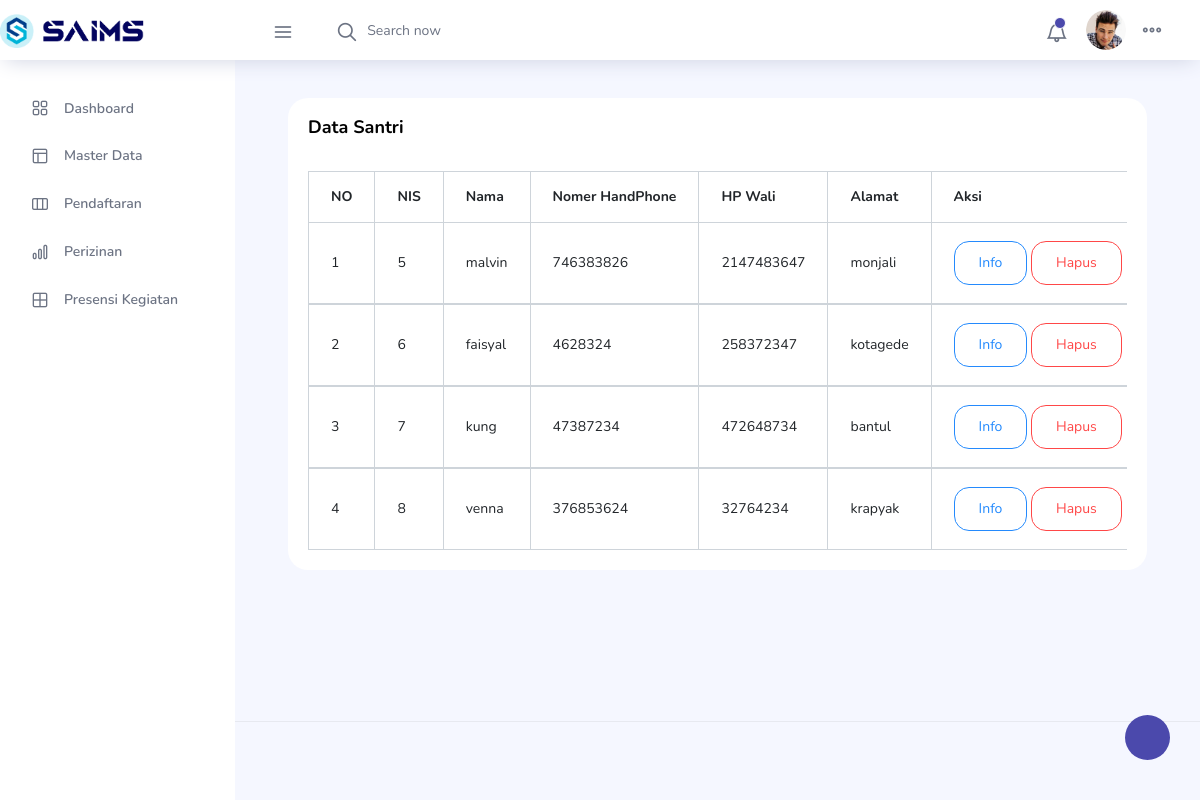
/pages/santri.php, run on the app's committed database.
### tables this page shows
CREATE TABLE `santri` (
  `NIS` int(10) NOT NULL,
  `id_pendaftaran` int(10) NOT NULL,
  `krs` varchar(100) DEFAULT NULL,
  `bukti_pembayaran` varchar(100) DEFAULT NULL
);

CREATE TABLE `pendaftaran` (
  `id_pendaftaran` int(10) NOT NULL,
  `nama` varchar(100) NOT NULL,
  `alamat` text NOT NULL,
  `tgl_lahir` date NOT NULL,
  `jk` enum('L','P') NOT NULL,
  `no_hp_santri` int(15) NOT NULL,
  `no_hp_wali` int(15) NOT NULL,
  `email` varchar(30) NOT NULL,
  `status_seleksi` varchar(20) NOT NULL,
  `status` varchar(20) NOT NULL
);

### pages/santri.php (the view)
<?php
include '../koneksi/koneksi.php';
include 'header.php';
?>
<div class="main-panel">
    <div class="content-wrapper">
        <div class=""row>
    <div class="col-lg-12 grid-margin stretch-card">
                <div class="card">
                    <div class="card-body">
                    <h4 class="card-title">Data Santri</h4>
                    <div class="table-responsive pt-3">
                        <table class="table table-bordered">
                        <thead>
                            <tr>
                                <th>NO</th>
                                <th>NIS</th>
                                <th>Nama</th>
                                <th>Nomer HandPhone</th>
                                <th>HP Wali</th>
                                <th>Alamat</th>
                                <th>Aksi</th>
                            </tr>
                        </thead>
<?php
$no=1;
$a="SELECT p.id_pendaftaran, p.nama,p.alamat, p.tgl_lahir, p.no_hp_santri, p.no_hp_wali, p.email, s.NIS FROM pendaftaran p LEFT JOIN santri s on p.id_pendaftaran=s.id_pendaftaran
where p.status='Diterima'";
$data = mysqli_query($koneksi, $a);
while ($d=mysqli_fetch_array($data)){
?>
                        <tbody>
                            <tr>
                                <td><?php echo $no++; ?></td>
                                <td><?php echo $d['NIS'];?></td>
                                <td><?php echo $d['nama'];?></td>
                                <td><?php echo $d['no_hp_santri'];?></td>
                                <td><?php echo $d['no_hp_wali'];?></td>
                                <td><?php echo $d['alamat'];?></td>
                                <td>
                                    <a href="detail_santri.php?id=<?php echo $d['id_pendaftaran']; ?>"><button type="button" class="btn btn-outline-info btn-fw">Info</button></a>
                                    <a href="hapus_santri.php?id=<?php echo $d['id_pendaftaran']; ?>" onclick="return confirm('Apakah yakin Akan menghapus <?php echo $d['nama'];?> ?')">
                                    <button type="button" class="btn btn-outline-danger btn-fw">Hapus</button>
                                    </a>
                                </td>
                            </tr>
                        </tbody>
<?php
}
?>
                        </table>
                    </div>
                    </div>
                </div>
        </div>
    </div>
</div>
<?php
include 'footer.php';
?>

### data on the page
santri: NIS "5", id_pendaftaran.nama "malvin", id_pendaftaran.no_hp_santri "746383826", id_pendaftaran.no_hp_wali "2147483647", id_pendaftaran.alamat "monjali"
santri: NIS "6", id_pendaftaran.nama "faisyal", id_pendaftaran.no_hp_santri "4628324", id_pendaftaran.no_hp_wali "258372347", id_pendaftaran.alamat "kotagede"
santri: NIS "7", id_pendaftaran.nama "kung", id_pendaftaran.no_hp_santri "47387234", id_pendaftaran.no_hp_wali "472648734", id_pendaftaran.alamat "bantul"
santri: NIS "8", id_pendaftaran.nama "venna", id_pendaftaran.no_hp_santri "376853624", id_pendaftaran.no_hp_wali "32764234", id_pendaftaran.alamat "krapyak"
